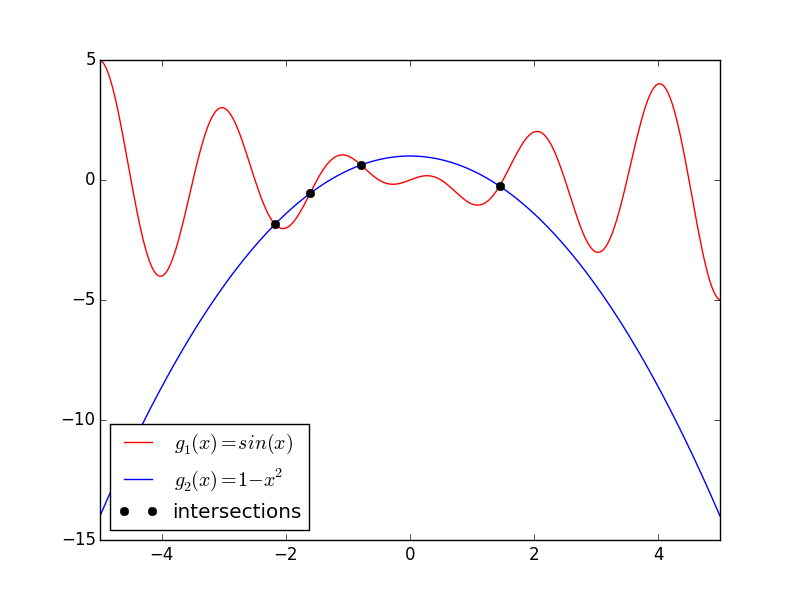

Source code (Python):
import numpy as np
from newton import solve
import matplotlib.pyplot as plt

def fvals_func(x):
    """
    Returs a tuple with f(x) and f'(x) where f(x) is equal to:
    f(x) = sin(x) - 1 + x**2
    """
    g1 = x * np.cos(np.pi * x)
    g2 = 1 - 0.6 * x**2
    fx = g1 - g2
    fxprima = np.cos(np.pi * x) - np.pi * x * np.sin(np.pi * x) + 1.2 * x 

    return fx, fxprima


def print_intersections(fvals_func):
    for x0 in [-2.20, -1.5, -0.7, 1.5]: # x0 taken looking at the plot
        x, iters = solve(fvals_func, x0)
        print('With initial guess x0 %20.15e,\n      solve returns x = %20.15e after %i iterations' % (x0, x, iters))
    

def plot_intersections(fvals_func):
    x = np.linspace(-5, 5, 300)
    
    xx = np.empty(4)
    for i, x0 in enumerate([-2.20, -1.5, -0.7, 1.5]):
        xx[i], iters = solve(fvals_func, x0)
    yy = 1 - 0.6 * xx**2

    fig, ax = plt.subplots()
    ax.plot(x, x * np.cos(np.pi * x), 'r', label='$g_{1}(x)=sin(x)$')
    ax.plot(x, 1 - 0.6 * x**2, 'b', label='$g_{2}(x)=1-x^2$')
    ax.plot(xx, yy, 'ko', label='intersections')

    ax.set_xlim(-5, 5)
    ax.legend(loc='lower left')

    fig.savefig('intersections.png')


    
